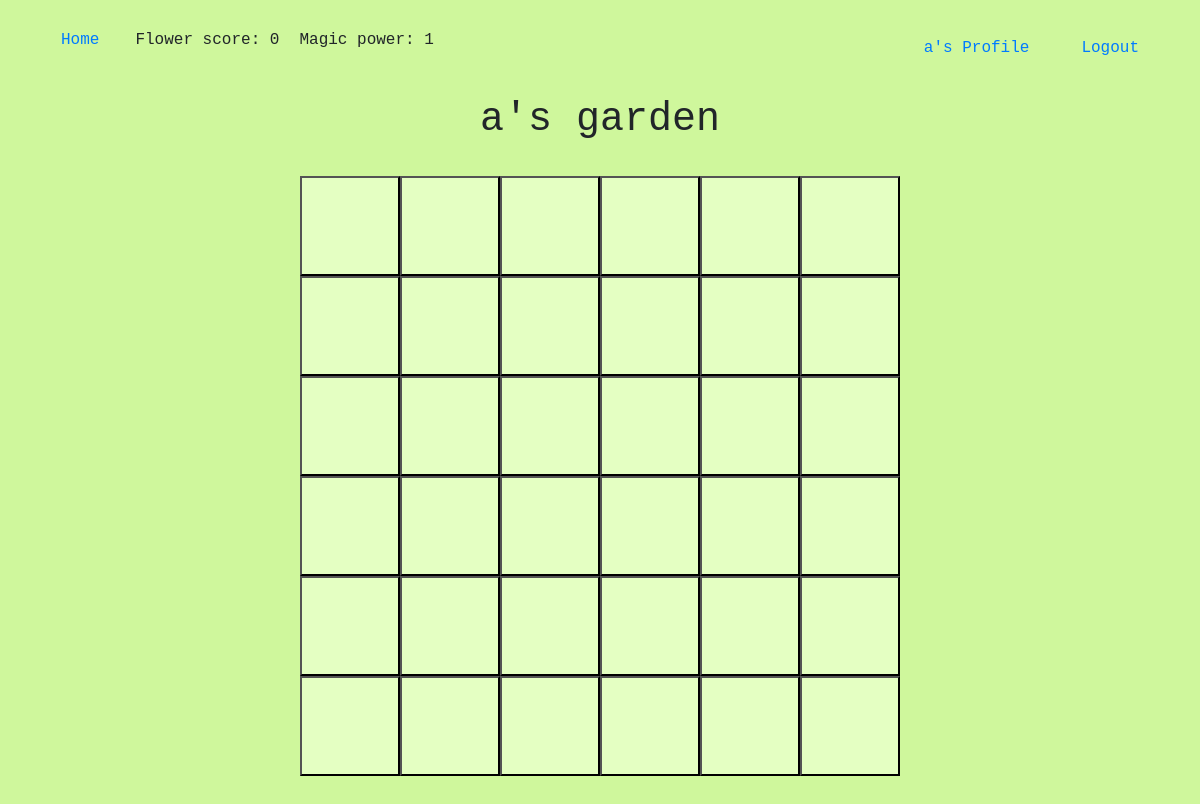
Page /garden (signed in) on the earlier database version.
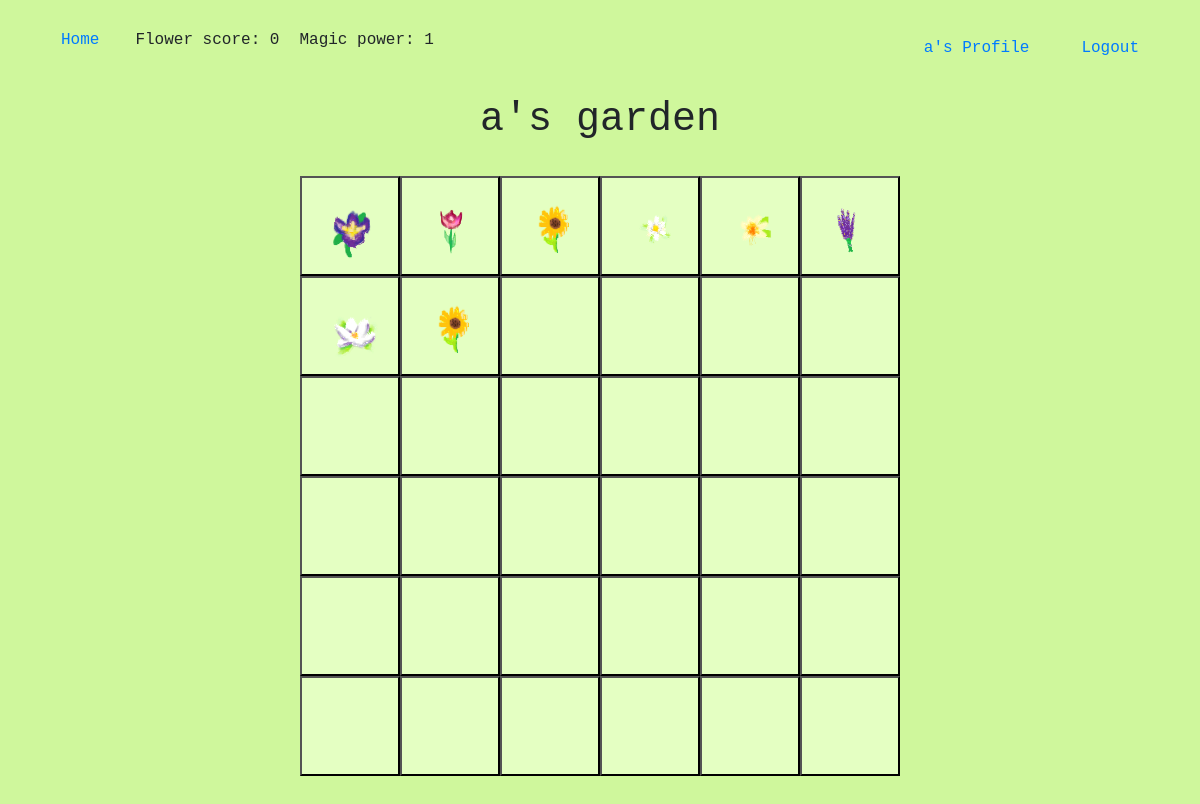
Same page on the later database version.
### tables this page shows
CREATE TABLE garden (
            id INTEGER PRIMARY KEY AUTOINCREMENT,
            user TEXT NOT NULL,
            flower_type TEXT NOT NULL,
            days_watered INTEGER NOT NULL,
            days_since_watered INTEGER NOT NULL,
            max_growth INTEGER NOT NULL
        );

### __init__.py (the view, shortened to what this page needs)
@app.route('/garden', methods=['GET', 'POST'])
def garden():
    if 'username' not in session:
        return redirect('/login')
    user = session['username']
    garden_info = get_garden(user)
    flower_info = get_flower()
    user = session['username']
    fs = flower_score(user)
    mp = magic_power(user)
    return render_template('garden.html', garden_info=garden_info, flower_info=flower_info, fs=fs, mp=mp)

### database.py (called while the page is built)
def database_connect():
    if not os.path.exists('magnolia.db'):
        init_db()
    conn = sqlite3.connect('magnolia.db')
    return conn

def get_garden(user):
    try:
        conn = database_connect()
        cursor = conn.cursor()
        result = cursor.execute('SELECT * FROM garden WHERE user = ?', (user)).fetchall()
        return result
    except sqlite3.IntegrityError:
        flash('Database Error')

def flower_score(user):
    try:
        with sqlite3.connect('magnolia.db')as conn:
            cursor = conn.cursor()
            result = cursor.execute('SELECT flowerscore FROM stats WHERE user = ?', (user,)).fetchone()
            result = result[0]
            return result
    except sqlite3.IntegrityError:
        flash('Database Error')

def magic_power(user):
    try:
        with sqlite3.connect('magnolia.db')as conn:
            cursor = conn.cursor()
            result = cursor.execute('SELECT magicpower FROM stats WHERE user = ?', (user,)).fetchone()
            result = result[0]
            return result
    except sqlite3.IntegrityError:
        flash('Database Error')

def get_flower():
    try:
        with sqlite3.connect('magnolia.db') as conn:
            cursor = conn.cursor()
            result = cursor.execute('SELECT * FROM flower_base').fetchall()
            return result
    except sqlite3.IntegrityError:
        flash('Database error')

### templates/garden.html (shortened to what this page needs)
<!DOCTYPE html>
<html>
    <head>
        <link rel="stylesheet" href="https://cdn.jsdelivr.net/npm/bootstrap@4.0.0/dist/css/bootstrap.min.css">
        <link rel="stylesheet" href="/static/css/custom.css">
        <link rel="stylesheet" href="/static/css/garden.css">
    </head>
    <body>
        <div class="container-fluid">
            <nav class="navbar">
                <ul class="nav">
                    <li class="nav-item"> <a class="nav-link" href="{{ url_for('home') }}"> Home </a> </li>
                    <li class="nav-item"> <p class="navbar-text"> Flower score: {{ fs }} </p> </li>
                    <li class="nav-item"> <p class="navbar-text"> Magic power: {{ mp }} </p> </li>
                </ul>
                <ul class="nav">
                    <li class="nav-item"> <a class="nav-link" href="#"> {{ session['username'] }}'s Profile </a> </li>
                    <li class="nav-item"> <a class="nav-link" href="{{ url_for('logout') }}"> Logout </a> </li>
                </ul>
            </nav>
        </div>
        <div class="container">
            <h1> {{session['username']}}'s garden </h1>
            <br>
            {% for grid in garden_info %}
                {% set id = grid[0] %}
                {% set flower_type = grid[2] %}
                {% if (id%6) == 1 %}
                    <div  class="row">
                      {% endif %}
                          <div class="drop">
                            <button class="dropbtn">
                              {% if flower_type != "none" %}
                                <img class="planted-img" src="/static/images/{{ flower_type }}.png" alt="image error" style="margin: 5px;">
                              {% endif %}
                            </button>
                          </div>
                      {% if (id%6) == 0 %}
                    </div>
                {% endif %}
            {% endfor %}
        </div>
    </body>
</html>

### static/css/custom.css (style rules this page uses)
nav.navbar { padding: 20px; font-size:large; }
body { background-color: rgb(224, 240, 255); font-family: monospace; text-align: center; }
a:not(.nav) { background-color: transparent !important; }
.row { margin-top: 15px; margin-bottom: 15px; }
li.nav-item { margin-left: 10px; margin-right: 10px; }

### static/css/garden.css (style rules this page uses)
body { background-color: #cff79c; }
.container { margin-bottom: 50px; }
.row { margin: auto; display: flex; justify-content: center; }
button { margin: none; backgrond-color: #cff79c; }
.drop { position: relative; display: inline-block; }
.dropbtn { background-color: #e4ffc2; color: black; padding: 20px; width: 100px; height: 100px; }
button .planted-img { width: 100%; }

Differences in the rows shown:
changed garden (number 1 of 36 on the later page): flower_type: picture added
changed garden (number 2 of 36 on the later page): flower_type: picture added
changed garden (number 3 of 36 on the later page): flower_type: picture added
changed garden (number 4 of 36 on the later page): flower_type: picture added
changed garden (number 5 of 36 on the later page): flower_type: picture added
changed garden (number 6 of 36 on the later page): flower_type: picture added
changed garden (number 7 of 36 on the later page): flower_type: picture added
changed garden (number 8 of 36 on the later page): flower_type: picture added
